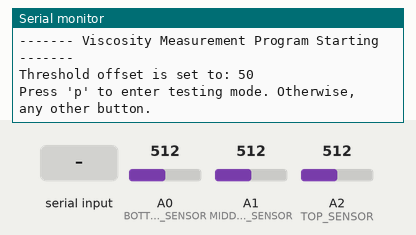
Simulated run of this sketch. Board: Arduino Uno, built with avr-gcc and run on an emulated ATmega328P. Shown: the last lines printed to the serial monitor. The inputs (shaded band) are chosen by the test bench; at power-on: A2 (TOP_SENSOR) = 512, A1 (MIDDLE_SENSOR) = 512, A0 (BOTTOM_SENSOR) = 512.

Above: at 0.9 s.
1.0 s: "90,45\n" received over Serial
At 2.2 s:
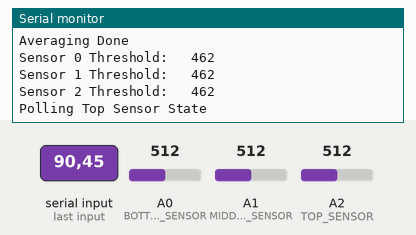
2.5 s: A2 (TOP_SENSOR) set to 306
At 3.7 s:
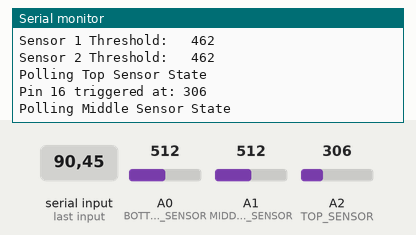
4.0 s: A1 (MIDDLE_SENSOR) set to 306
At 4.8 s:
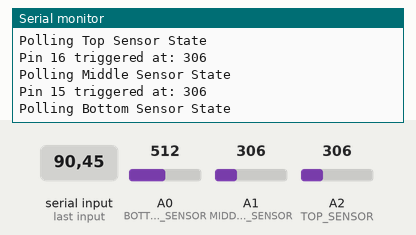
5.5 s: A0 (BOTTOM_SENSOR) set to 306
At 5.67 s:
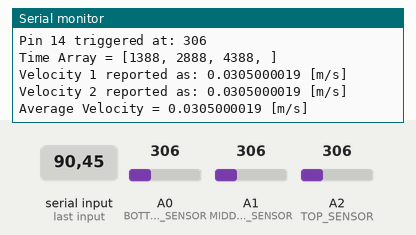
7.0 s: A2 (TOP_SENSOR) set to 122
At 8.2 s:
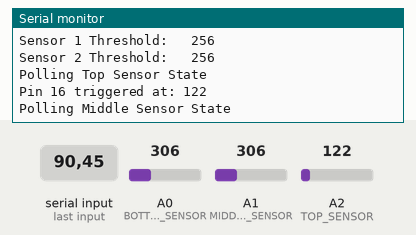
8.5 s: A1 (MIDDLE_SENSOR) set to 122
At 9.5 s:
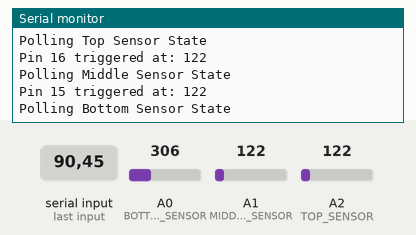
Timing chart, 0 to 11.0 s (numbered marks = the images above; inputs shaded):
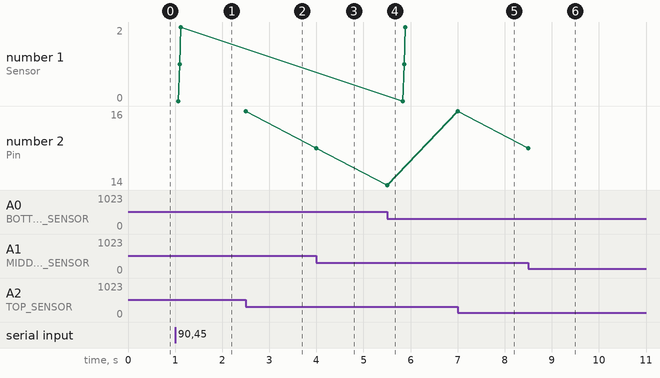

The sketch:

measureViscosity.ino
```cpp
/* measureViscosity.ino
   By Michael George
   10/26/16
   ME-420 California Polytechnic State Univeristy

   A program for use with tcrt5000 photo emitter/ transistor sensors in close proximity with a glass tube
   in order to make a falling ball viscometer. . The viscometer works by measuring the time difference
   between three equally spaced points. At these points, photodiodes are present. These photodiodes trip
   when the ball passes, marking the time that the ball passed each sensor. By measuring the length between
   each photodiode, we are able to convert the time differences into velocities. Three points are used so
   that we may confirm terminal velocity has been reached, which further simplifies our theoretical analysis,
   and allows us to compare our results more easily to theory. Ultimately the average velocity between the
   top and bottom sensor is used to calculate viscosity. A program was written using Arduino libraries and a
   custom designed C++ classes to automate the process of going from raw time measurements in milliseconds
   to viscosity.

*/

// Analog input pin definitions for connecting analog pins
#define TOP_SENSOR      A2
#define MIDDLE_SENSOR   A1
#define BOTTOM_SENSOR   A0

#define THRESHHOLD      50
#define TIMEOUT         60000

// Function Prototypes- Descriptions are with source code below
void readAndPrintSensors();
void runViscosityMeasurement();
float calculateVelocity(uint16_t* timeArray);
float calculateViscosity(float velocity);
float queryDensityInput(void);

// Classe for the IR sensor state machine- Specific descriptions in source code below
class IRSensorPoller{
   private:
      enum state_t {
         pollTopSensor,
         pollMiddleSensor,
         pollBottomSensor,
         timeoutExit
      } nextState;
      uint16_t* timeArray;
      uint16_t timeout;
      uint16_t threshold;
      uint16_t startTime;
      bool firstRun;
      uint16_t thresholdArray[3];
   public:
      IRSensorPoller(uint16_t threshold, uint16_t* timeArray, uint16_t timeout);
      void run();
      uint16_t pollSensor(int pin);
};

bool test;

// ----------------------------- Setup and program selection  -----------------------------------------------------

void setup() {
   // Start Serial interface
  Serial.begin(9600);
  // Notify user program is beginning
  Serial.println("------- Viscosity Measurement Program Starting -------");
  // Let user know the defined threshold offset for program verification
  Serial.print("Threshold offset is set to: ");
  Serial.println(THRESHHOLD);
  // Allow user to select the mode that the program will loop on
  Serial.println("Press 'p' to enter testing mode. Otherwise, any other button.");
  while(!Serial.available()){}
  if (Serial.read() == 'p'){
   test = true;
  }
  else {
   test = false;
  }
  Serial.println();
}

// -------------------------- Main Program loop  ------------------------------------------------------------------

void loop() {
   // Determine the program mode that the user has selected
   if (test) {
      // The user has opted to simply read the sensors to determine their behavior
      readAndPrintSensors();
   }
   else {
      // The user has opted to take viscosity measurements
      runViscosityMeasurement();
   }
}

// -------------------------- Program to print sensor values  -------------------------------------------------------
// Function to read the sensors and print out all of their values to the user
void readAndPrintSensors(){

   //read all the analog inputs to pins which the sensors are connected to
   uint16_t top_sensor = analogRead(TOP_SENSOR);
   uint16_t middle_sensor = analogRead(MIDDLE_SENSOR);
   uint16_t bottom_sensor = analogRead(BOTTOM_SENSOR);

   // Print out the values associated with each sensor
   Serial.print("Top Sensor Reading:\t");
   Serial.print(top_sensor);
   Serial.print("\t");

   Serial.print("Middle Sensor Reading:\t");
   Serial.print(middle_sensor);
   Serial.print("\t");

   Serial.print("Bottom Sensor Reading:\t");
   Serial.print(bottom_sensor);

   Serial.println();
}

// -------------------------- Program to run viscosity measurement --------------------------------------------------
// Function to facilitate the taking of viscosity

void runViscosityMeasurement(){
   // Prepare a time array
   uint16_t timeArray[3];
   // Construct an object to deal with sensor input
   IRSensorPoller sensors = IRSensorPoller(THRESHHOLD, timeArray, TIMEOUT);
   // Nofity user that program is ready to enable the trigger
   Serial.println("Press any button to take measurement");
   // Wait for button press
   while(!Serial.available()){}
   // When button is pressed, execute the program
   if(Serial.available()){
      // read in the character
      Serial.read();
      // run the sensor polling state machine to get time matrix
      sensors.run();
      if (timeArray[0] != 0){
         // Display time array
         printTimeArray(timeArray);
         // Calculate velocity from time array
         float velocity = calculateVelocity(timeArray);
         // Calculate viscosity from velocity
         float viscosity = calculateViscosity(velocity);
         // Print result to user
         Serial.println("SUCCESS: Viscosity Measurement Calulated");
         Serial.print("Viscosity = ");
         Serial.print(viscosity);
         Serial.println("[units]");
      }
      else {
         // Measurement encountered error and was not successful
         // display to user
         Serial.println("ERROR: Viscosity Measurement Failed");
         Serial.println();
      }
   }
}

// -------------------------- Query Density function -------------------------------------------------------------
// Function used to ask the user to input density and convert that to a float and return
// NO MORE THAN ONE DECIMAL PLACE SHOULD BE USED ON DENSITY!
// Function made with significant contributions from https://www.arduino.cc/en/Tutorial/StringToFloatExample

float queryDensityInput(void){
   // Initialize necessary varibles
   String inString = "";
   float inDensity;
   // Prompt user to input Density
   Serial.println("Please Input a Density in [units]: ");
   // Read serial input:
   while (Serial.available() > 0) {
      int inChar = Serial.read();
      if (isDigit(inChar)) {
         // convert the incoming byte to a char
         // and add it to the string:
         inString += (char)inChar;
      }
      // if you get a newline, print the string,
      // then the string's value:
      if (inChar == '\n') {
         inDensity = inString.toFloat(); // Can divide by scalar here to get a lower order magnitude
         Serial.print("Input Loopback: ");
         Serial.println(inString);
         Serial.print("Desity Value:");
         Serial.println();
         // clear the string for new input:
         inString = "";
      }
      return inDensity;
   }
}

// -------------------------- Print Time Array function -------------------------------------------------------------
// Function to print out the three elements in the time array to display them to the user

void printTimeArray(uint16_t* timeArray){
   Serial.print("Time Array = [");
   for(uint8_t i = 0; i < 3; i++){
      Serial.print(timeArray[i]);
      Serial.print(", ");
   }
   Serial.println("]");
}

// -------------------------- Velocity calculation function ---------------------------------------------------------
// Function to calculate the velocity based upon the time array that holds the time values between the three sensors
// and a known constant distance between them.

float calculateVelocity(uint16_t* timeArray){
   // Calculate velocity between sensor 1 and 2
   float v1 = 45.75/(float(timeArray[1]) - float(timeArray[0])); // [m/s]
   // Calculate velocity between sensor 2 and 3
   float v2 = 45.75/(float(timeArray[2]) - float(timeArray[1])); // [m/s]
   // Print the two calculated velocities to the user
   Serial.println();
   Serial.print("Velocity 1 reported as: ");
   Serial.print(v1, 10);
   Serial.print(" [m/s]");
   Serial.print("\t Velocity 2 reported as: ");
   Serial.print(v2, 10);
   Serial.println(" [m/s]");
   // Calculate the average of the two velocities
   float v_avg = 45.75*2.0/float(timeArray[2] - timeArray[0]); // [m/s] (The average of the two)
   // Print out the average velocity
   Serial.print("Average Velocity = ");
   Serial.print(v_avg, 10);
   Serial.println(" [m/s] ");
   return v_avg; // [m/s]
}

// -------------------------- Viscosity Measurement Function ---------------------------------------------------------
// Function used for calculating the viscosity from the average velocity measured

float calculateViscosity(float velocity){

   // Density if necessary in calculation
   // float density = queryDensityInput();
   float viscosity = 0.0295*pow(velocity, -1.6083); // in centipoise

   return viscosity;
}

// -------------------------- IRSensor Poller state machine class ----------------------------------------------------
// Class for housing the IR sensor polling state machine. Here is the heavy hitter of the viscosity measurement program
// and the most custom designed implementation in the program. Polling means that the sensors value is constantly
// measured until a condition is reached in this context.


// --------------------------------- Constructor ----------------------------------------------------------------------
// Called in order to initialize the IR sensor poller and all of it's constant values

IRSensorPoller::IRSensorPoller(uint16_t threshold,
                              uint16_t* timeArray, uint16_t timeout){
   this->threshold = threshold;
   this->timeArray = timeArray;
   this->timeout = timeout;
   this->nextState = pollTopSensor;
   this->startTime = 0;
   this->firstRun = true;
}

// --------------------------------- run method ----------------------------------------------------------------------
// Called to execute the IR sensor poller state machine. This method will block until the top sensor is triggered,
// then will wait until a time out or the middle sensor is triggered and likewise for the bottom sensor. Order that
// the sensors are triggered in is enforced, ensuring a robust measurement of velocity only when all three sensors
// are successfully tripped.

void IRSensorPoller::run(){
   Serial.println("Averaging");
   // Get average ambient input from each sensor
   // number of samples to average the ambient input over (to avoid possibility of crazy noise)
   uint8_t samples = 10;
   // Get an average buffer ready
   uint16_t averageBuffer [samples][3];
   // Loop accross the three sensors collecting the samples and filling the average buffer
   for(uint16_t row=0; row<samples; row++){
      for(uint8_t column=0; column<3; column++){
         averageBuffer[row][column] = analogRead(TOP_SENSOR-column);
      }
   }
   Serial.println("Averaging Done");
   // prepare a sum for the average function to use
   uint32_t sum = 0;
   // unpack the average buffer and calculate the average
   for(uint8_t column=0; column<3; column++){
      for(uint16_t row=0; row<samples; row++){
         sum += averageBuffer[row][column];
      }
      uint32_t average = sum/samples;
      sum = 0;
      // Subtract off the threshold offset and store it for each sensor
      this->thresholdArray[column] = uint16_t(average) - this->threshold;
      // print it out for debugging
      Serial.print("Sensor ");
      Serial.print(column);
      Serial.print(" Threshold:\t ");
      Serial.println(this->thresholdArray[column]);
   }

   // Set the run flag so that the state machine will run until an exit state sets the flag to false
   bool runFlag = true;
   while(runFlag){
      // Switch upon the possible states that the state machine can be in.
      switch (this->nextState){
         // Poll the top sensor until it is triggered
         case pollTopSensor:
            Serial.println("Polling Top Sensor State");
            this->startTime = millis();
            this->timeArray[0] = this->pollSensor(TOP_SENSOR);
            // Test if the output is valid, or if timeout was reached
            if (this->timeArray[0] == 0){
               this->nextState = timeoutExit;
            }
            else {
               this->firstRun = false;
               // Set the next state to poll the middle sensor
               this->nextState = pollMiddleSensor;
            }
            break;

         // Poll the middle sensor
         case pollMiddleSensor:
            Serial.println("Polling Middle Sensor State");
            this->timeArray[1] = this->pollSensor(MIDDLE_SENSOR);
            // Test if the output is valid, or if timeout was reached
            if (this->timeArray[1] == 0){
               this->nextState = timeoutExit;
            }
            else {
               // Set the next state to poll the bottom sensor
               this->nextState = pollBottomSensor;
            }
            break;

         // Poll the middle sensor
         case pollBottomSensor:
            Serial.println("Polling Bottom Sensor State");
            this->timeArray[2] = this->pollSensor(BOTTOM_SENSOR);
            // Test if the output is valid, or if timeout was reached
            if (this->timeArray[2] == 0){
               this->nextState = timeoutExit;
            }
            else {
               // Set the next state to poll Exit gracefully
               runFlag = false;
            }
            break;

         case timeoutExit:
            this->timeArray[0] = 0;
            runFlag = false;
            break;
      }
   }
}

// --------------------------------- Poll Sensor method -----------------------------------------------------------------
// Called to poll a single sensor. Uses the member data with the sensor so that each sensor triggers at a value that is
// a constant offset of its ambient or quiescent value. This ensures that the sensor works robustly for all different
// clarities of fluids. This will return the milliseconds between the start of polling and when the sensor is tripped.

uint16_t IRSensorPoller::pollSensor(int pin){
   // mark the start time
   uint16_t pollStart = millis();
   uint16_t reading;
   // grab the threshold that will be used for this specific sensor from the member data
   uint16_t sensorThreshold = this->thresholdArray[TOP_SENSOR-pin];
   // loop until timeout is reached or until the sensor is triggered successfully
   while( (uint16_t(millis()) - pollStart < this->timeout) || this->firstRun){
      // If the reading is greater than the sensor theshold, then mark the end time
      if ((reading = analogRead(pin)) < sensorThreshold){
         // Notify the user of the pin trigger value for debugging
         Serial.print("Pin ");
         Serial.print(pin);
         Serial.print(" triggered at: ");
         Serial.println(reading);
         // return the difference between start and end time of the sensor polling
         return uint16_t(millis()) - this->startTime;
      }
   }
   // Time out was reached, let the user know which pin the timeout occured on
   Serial.print("Timed Out On Pin: ");
   Serial.println(pin);
   // return a 0 which will be used in the time matrix as an invalid value to indicate an error occured
   return 0;
}
```

Measured:
- after the input at 1.0 s, the serial monitor: prints a new line at once (image 1)
- after the input at 2.5 s, the serial monitor: prints a new line at once (image 2)
- after the input at 4.0 s, the serial monitor: prints a new line at once (image 3)
- after the input at 5.5 s, the serial monitor: prints a new line at once (image 4)
- after the input at 7.0 s, the serial monitor: prints a new line at once (image 5)
- after the input at 8.5 s, the serial monitor: prints a new line at once (image 6)
- plotted number 2: 16 → 15 after the input at 4.0 s, 15 → 14 after the input at 5.5 s, 14 → 16 after the input at 7.0 s, 16 → 15 after the input at 8.5 s
